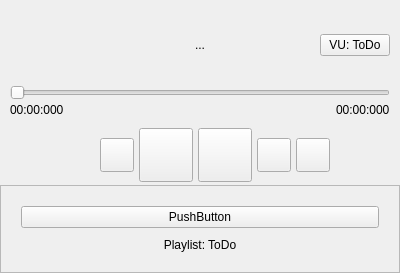
  <widget class="QWidget" name="centralwidget">
   <property name="minimumSize">
    <size>
     <width>400</width>
     <height>0</height>
    </size>
   </property>
   <property name="styleSheet">
    <string notr="true"/>
   </property>
   <layout class="QVBoxLayout" name="verticalLayout">
    <property name="spacing">
     <number>0</number>
    </property>
    <property name="leftMargin">
     <number>0</number>
    </property>
    <property name="topMargin">
     <number>0</number>
    </property>
    <property name="rightMargin">
     <number>0</number>
    </property>
    <property name="bottomMargin">
     <number>0</number>
    </property>
    <item>
     <widget class="QWidget" name="Player" native="true">
      <property name="sizePolicy">
       <sizepolicy hsizetype="Expanding" vsizetype="Fixed">
        <horstretch>0</horstretch>
        <verstretch>0</verstretch>
       </sizepolicy>
      </property>
      <layout class="QVBoxLayout" name="verticalLayout_4">
       <property name="spacing">
        <number>5</number>
       </property>
       <property name="leftMargin">
        <number>0</number>
       </property>
       <property name="topMargin">
        <number>0</number>
       </property>
       <property name="rightMargin">
        <number>0</number>
       </property>
       <property name="bottomMargin">
        <number>0</number>
       </property>
       <item>
        <widget class="QWidget" name="PlayerInfo" native="true">
         <property name="sizePolicy">
          <sizepolicy hsizetype="Expanding" vsizetype="Expanding">
           <horstretch>0</horstretch>
           <verstretch>0</verstretch>
          </sizepolicy>
         </property>
         <property name="minimumSize">
          <size>
           <width>0</width>
           <height>100</height>
          </size>
         </property>
         <layout class="QVBoxLayout" name="verticalLayout_5">
          <property name="spacing">
           <number>0</number>
          </property>
          <property name="leftMargin">
           <number>10</number>
          </property>
          <property name="topMargin">
           <number>10</number>
          </property>
          <property name="rightMargin">
           <number>10</number>
          </property>
          <property name="bottomMargin">
           <number>0</number>
          </property>
          <item>
           <widget class="QWidget" name="PlayerInfos" native="true">
            <property name="sizePolicy">
             <sizepolicy hsizetype="Expanding" vsizetype="Expanding">
              <horstretch>0</horstretch>
              <verstretch>0</verstretch>
             </sizepolicy>
            </property>
            <layout class="QHBoxLayout" name="horizontalLayout_4">
             <property name="spacing">
              <number>5</number>
             </property>
             <property name="leftMargin">
              <number>0</number>
             </property>
             <property name="topMargin">
              <number>0</number>
             </property>
             <property name="rightMargin">
              <number>0</number>
             </property>
             <property name="bottomMargin">
              <number>5</number>
             </property>
             <item>
              <widget class="QLabel" name="PlayerCover">
               <property name="sizePolicy">
                <sizepolicy hsizetype="Fixed" vsizetype="Fixed">
                 <horstretch>0</horstretch>
                 <verstretch>0</verstretch>
                </sizepolicy>
               </property>
               <property name="minimumSize">
                <size>
                 <width>70</width>
                 <height>70</height>
                </size>
               </property>
               <property name="maximumSize">
                <size>
                 <width>70</width>
                 <height>70</height>
                </size>
               </property>
               <property name="text">
                <string/>
               </property>
               <property name="pixmap">
                <pixmap resource="resources/flow.qrc">:/images/icons/media-music.svg</pixmap>
               </property>
               <property name="scaledContents">
                <bool>true</bool>
               </property>
               <property name="alignment">
                <set>Qt::AlignmentFlag::AlignCenter</set>
               </property>
              </widget>
             </item>
             <item>
              <widget class="QLabel" name="PlayerTitle">
               <property name="sizePolicy">
                <sizepolicy hsizetype="Expanding" vsizetype="Expanding">
                 <horstretch>0</horstretch>
                 <verstretch>0</verstretch>
                </sizepolicy>
               </property>
               <property name="text">
                <string>...</string>
               </property>
               <property name="alignment">
                <set>Qt::AlignmentFlag::AlignCenter</set>
               </property>
               <property name="wordWrap">
                <bool>true</bool>
               </property>
              </widget>
             </item>
             <item>
              <widget class="QWidget" name="PlayerVU" native="true">
               <property name="sizePolicy">
                <sizepolicy hsizetype="Fixed" vsizetype="Fixed">
                 <horstretch>0</horstretch>
                 <verstretch>0</verstretch>
                </sizepolicy>
               </property>
               <property name="minimumSize">
                <size>
                 <width>70</width>
                 <height>70</height>
                </size>
               </property>
               <property name="maximumSize">
                <size>
                 <width>70</width>
                 <height>70</height>
                </size>
               </property>
               <layout class="QVBoxLayout" name="verticalLayout_6">
                <property name="leftMargin">
                 <number>0</number>
                </property>
                <property name="topMargin">
                 <number>0</number>
                </property>
                <property name="rightMargin">
                 <number>0</number>
                </property>
                <property name="bottomMargin">
                 <number>0</number>
                </property>
                <item>
                 <widget class="QPushButton" name="pushButton_3">
                  <property name="text">
                   <string>VU: ToDo</string>
                  </property>
                 </widget>
                </item>
               </layout>
              </widget>
             </item>
            </layout>
           </widget>
          </item>
          <item>
           <widget class="QSlider" name="PlayerSlider">
            <property name="value">
             <number>0</number>
            </property>
            <property name="orientation">
             <enum>Qt::Orientation::Horizontal</enum>
            </property>
           </widget>
          </item>
          <item>
           <widget class="QWidget" name="PlayerTime" native="true">
            <property name="sizePolicy">
             <sizepolicy hsizetype="Expanding" vsizetype="Fixed">
              <horstretch>0</horstretch>
              <verstretch>0</verstretch>
             </sizepolicy>
            </property>
            <layout class="QHBoxLayout" name="horizontalLayout_3">
             <property name="spacing">
              <number>0</number>
             </property>
             <property name="leftMargin">
              <number>0</number>
             </property>
             <property name="topMargin">
              <number>0</number>
             </property>
             <property name="rightMargin">
              <number>0</number>
             </property>
             <property name="bottomMargin">
              <number>0</number>
             </property>
             <item>
              <widget class="QLabel" name="PlayerCurrentTime">
               <property name="text">
                <string>00:00:000</string>
               </property>
              </widget>
             </item>
             <item>
              <spacer name="horizontalSpacer_6">
               <property name="orientation">
                <enum>Qt::Orientation::Horizontal</enum>
               </property>
               <property name="sizeHint" stdset="0">
                <size>
                 <width>40</width>
                 <height>20</height>
                </size>
               </property>
              </spacer>
             </item>
             <item>
              <widget class="QLabel" name="PlayerDuration">
               <property name="text">
                <string>00:00:000</string>
               </property>
              </widget>
             </item>
            </layout>
           </widget>
          </item>
         </layout>
        </widget>
       </item>
       <item>
        <widget class="QWidget" name="PlayerControl" native="true">
         <property name="sizePolicy">
          <sizepolicy hsizetype="Expanding" vsizetype="Fixed">
           <horstretch>0</horstretch>
           <verstretch>0</verstretch>
          </sizepolicy>
         </property>
         <property name="minimumSize">
          <size>
           <width>0</width>
           <height>60</height>
          </size>
         </property>
         <property name="maximumSize">
          <size>
           <width>16777215</width>
           <height>60</height>
          </size>
         </property>
         <layout class="QHBoxLayout" name="horizontalLayout_2">
          <property name="spacing">
           <number>5</number>
          </property>
          <property name="leftMargin">
           <number>0</number>
          </property>
          <property name="topMargin">
           <number>0</number>
          </property>
          <property name="rightMargin">
           <number>0</number>
          </property>
          <property name="bottomMargin">
           <number>0</number>
          </property>
          <item>
           <spacer name="horizontalSpacer_3">
            <property name="cursor">
             <cursorShape>ArrowCursor</cursorShape>
            </property>
            <property name="orientation">
             <enum>Qt::Orientation::Horizontal</enum>
            </property>
            <property name="sizeHint" stdset="0">
             <size>
              <width>40</width>
              <height>20</height>
             </size>
            </property>
           </spacer>
          </item>
          <item>
           <spacer name="horizontalSpacer_5">
            <property name="cursor">
             <cursorShape>ArrowCursor</cursorShape>
            </property>
            <property name="orientation">
             <enum>Qt::Orientation::Horizontal</enum>
            </property>
            <property name="sizeType">
             <enum>QSizePolicy::Policy::Fixed</enum>
            </property>
            <property name="sizeHint" stdset="0">
             <size>
              <width>30</width>
              <height>20</height>
             </size>
            </property>
           </spacer>
          </item>
          <item>
           <widget class="QPushButton" name="btnRepeat">
            <property name="sizePolicy">
             <sizepolicy hsizetype="Fixed" vsizetype="Fixed">
              <horstretch>0</horstretch>
              <verstretch>0</verstretch>
             </sizepolicy>
            </property>
            <property name="minimumSize">
             <size>
              <width>34</width>
              <height>34</height>
             </size>
            </property>
            <property name="maximumSize">
             <size>
              <width>34</width>
              <height>34</height>
             </size>
            </property>
            <property name="cursor">
             <cursorShape>PointingHandCursor</cursorShape>
            </property>
            <property name="text">
             <string/>
            </property>
            <property name="icon">
             <iconset resource="resources/flow.qrc">
              <normaloff>:/images/icons/repeat.svg</normaloff>:/images/icons/repeat.svg</iconset>
            </property>
            <property name="iconSize">
             <size>
              <width>28</width>
              <height>28</height>
             </size>
            </property>
           </widget>
          </item>
          <item>
           <widget class="QPushButton" name="btnPlay">
            <property name="sizePolicy">
             <sizepolicy hsizetype="Fixed" vsizetype="Fixed">
              <horstretch>0</horstretch>
              <verstretch>0</verstretch>
             </sizepolicy>
            </property>
            <property name="minimumSize">
             <size>
              <width>54</width>
              <height>54</height>
             </size>
            </property>
            <property name="maximumSize">
             <size>
              <width>54</width>
              <height>54</height>
             </size>
            </property>
            <property name="cursor">
             <cursorShape>PointingHandCursor</cursorShape>
            </property>
            <property name="text">
             <string/>
            </property>
            <property name="icon">
             <iconset resource="resources/flow.qrc">
              <normaloff>:/images/icons/play.svg</normaloff>:/images/icons/play.svg</iconset>
            </property>
            <property name="iconSize">
             <size>
              <width>48</width>
              <height>48</height>
             </size>
            </property>
           </widget>
          </item>
          <item>
           <widget class="QPushButton" name="btnPause">
            <property name="sizePolicy">
             <sizepolicy hsizetype="Fixed" vsizetype="Fixed">
              <horstretch>0</horstretch>
              <verstretch>0</verstretch>
             </sizepolicy>
            </property>
            <property name="minimumSize">
             <size>
              <width>54</width>
              <height>54</height>
             </size>
            </property>
            <property name="maximumSize">
             <size>
              <width>54</width>
              <height>54</height>
             </size>
            </property>
            <property name="cursor">
             <cursorShape>PointingHandCursor</cursorShape>
            </property>
            <property name="text">
             <string/>
            </property>
            <property name="icon">
             <iconset resource="resources/flow.qrc">
              <normaloff>:/images/icons/pause.svg</normaloff>:/images/icons/pause.svg</iconset>
            </property>
            <property name="iconSize">
             <size>
              <width>48</width>
              <height>48</height>
             </size>
            </property>
           </widget>
          </item>
          <item>
           <widget class="QPushButton" name="btnNext">
            <property name="sizePolicy">
             <sizepolicy hsizetype="Fixed" vsizetype="Fixed">
              <horstretch>0</horstretch>
              <verstretch>0</verstretch>
             </sizepolicy>
            </property>
            <property name="minimumSize">
             <size>
              <width>34</width>
              <height>34</height>
             </size>
            </property>
            <property name="maximumSize">
             <size>
              <width>34</width>
              <height>34</height>
             </size>
            </property>
            <property name="cursor">
             <cursorShape>PointingHandCursor</cursorShape>
            </property>
            <property name="text">
             <string/>
            </property>
            <property name="icon">
             <iconset resource="resources/flow.qrc">
              <normaloff>:/images/icons/next.svg</normaloff>:/images/icons/next.svg</iconset>
            </property>
            <property name="iconSize">
             <size>
              <width>28</width>
              <height>28</height>
             </size>
            </property>
           </widget>
          </item>
          <item>
           <widget class="QPushButton" name="btnStop">
            <property name="sizePolicy">
             <sizepolicy hsizetype="Fixed" vsizetype="Fixed">
              <horstretch>0</horstretch>
              <verstretch>0</verstretch>
             </sizepolicy>
            </property>
            <property name="minimumSize">
             <size>
              <width>34</width>
              <height>34</height>
             </size>
            </property>
            <property name="maximumSize">
             <size>
              <width>34</width>
              <height>34</height>
             </size>
            </property>
            <property name="cursor">
             <cursorShape>PointingHandCursor</cursorShape>
            </property>
            <property name="text">
             <string/>
            </property>
            <property name="icon">
             <iconset resource="resources/flow.qrc">
              <normaloff>:/images/icons/Stop.svg</normaloff>:/images/icons/Stop.svg</iconset>
            </property>
            <property name="iconSize">
             <size>
              <width>28</width>
              <height>28</height>
             </size>
            </property>
           </widget>
          </item>
          <item>
           <spacer name="horizontalSpacer_4">
            <property name="cursor">
             <cursorShape>ArrowCursor</cursorShape>
            </property>
            <property name="orientation">
             <enum>Qt::Orientation::Horizontal</enum>
            </property>
            <property name="sizeHint" stdset="0">
             <size>
              <width>40</width>
              <height>20</height>
             </size>
            </property>
           </spacer>
          </item>
         </layout>
        </widget>
       </item>
      </layout>
     </widget>
    </item>
    <item>
     <widget class="QScrollArea" name="PlaylistScroll">
      <property name="verticalScrollBarPolicy">
       <enum>Qt::ScrollBarPolicy::ScrollBarAsNeeded</enum>
      </property>
      <property name="horizontalScrollBarPolicy">
       <enum>Qt::ScrollBarPolicy::ScrollBarAsNeeded</enum>
      </property>
      <property name="sizeAdjustPolicy">
       <enum>QAbstractScrollArea::SizeAdjustPolicy::AdjustIgnored</enum>
      </property>
      <property name="widgetResizable">
       <bool>true</bool>
      </property>
      <property name="alignment">
       <set>Qt::AlignmentFlag::AlignHCenter|Qt::AlignmentFlag::AlignTop</set>
      </property>
      <widget class="QWidget" name="PlaylistContent">
       <property name="geometry">
        <rect>
         <x>0</x>
         <y>0</y>
         <width>680</width>
         <height>481</height>
        </rect>
       </property>
       <layout class="QVBoxLayout" name="verticalLayout_7">
        <property name="spacing">
         <number>10</number>
        </property>
        <property name="leftMargin">
         <number>20</number>
        </property>
        <property name="topMargin">
         <number>20</number>
        </property>
        <property name="rightMargin">
         <number>20</number>
        </property>
        <property name="bottomMargin">
         <number>20</number>
        </property>
        <item>
         <widget class="QPushButton" name="pushButton_7">
          <property name="sizePolicy">
           <sizepolicy hsizetype="Expanding" vsizetype="Fixed">
            <horstretch>0</horstretch>
            <verstretch>0</verstretch>
           </sizepolicy>
          </property>
          <property name="text">
           <string>PushButton</string>
          </property>
         </widget>
        </item>
        <item>
         <widget class="QLabel" name="label">
          <property name="sizePolicy">
           <sizepolicy hsizetype="Expanding" vsizetype="Fixed">
            <horstretch>0</horstretch>
            <verstretch>0</verstretch>
           </sizepolicy>
          </property>
          <property name="text">
           <string>Playlist: ToDo</string>
          </property>
          <property name="alignment">
           <set>Qt::AlignmentFlag::AlignCenter</set>
          </property>
         </widget>
        </item>
       </layout>
      </widget>
     </widget>
    </item>
   </layout>
  </widget>
